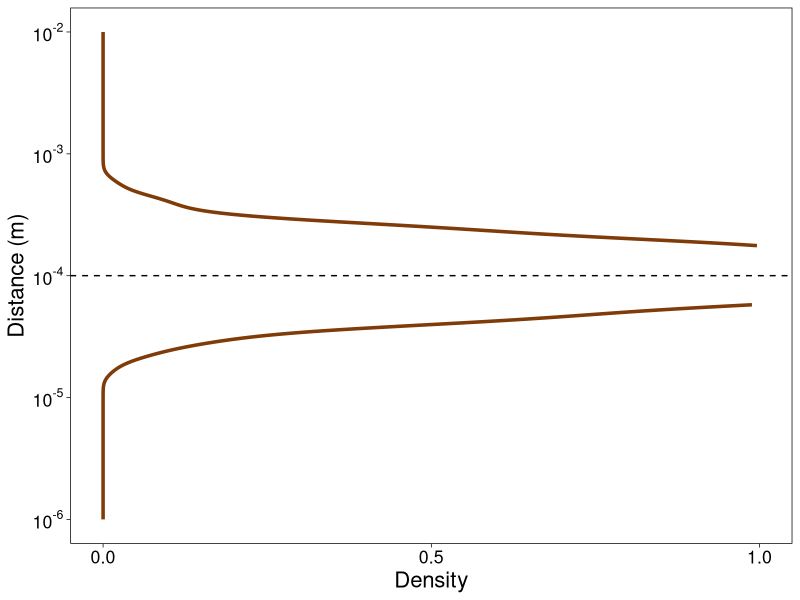
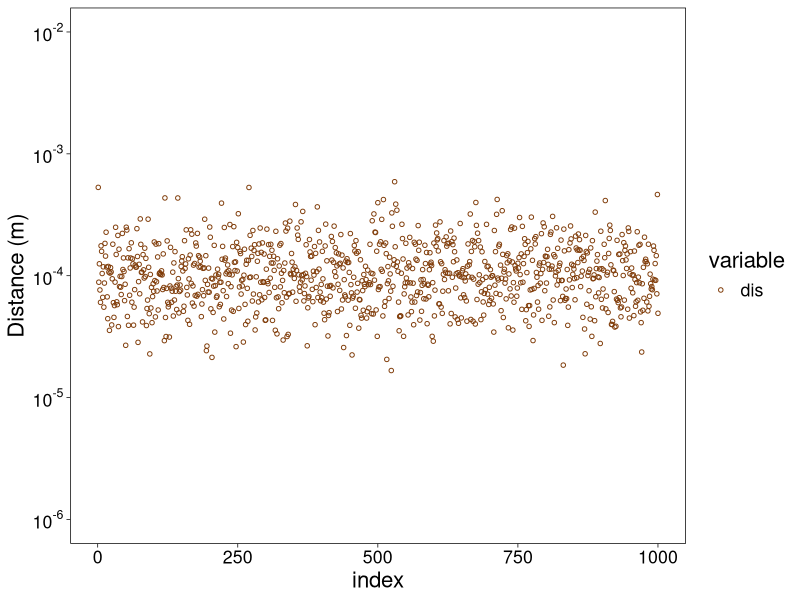
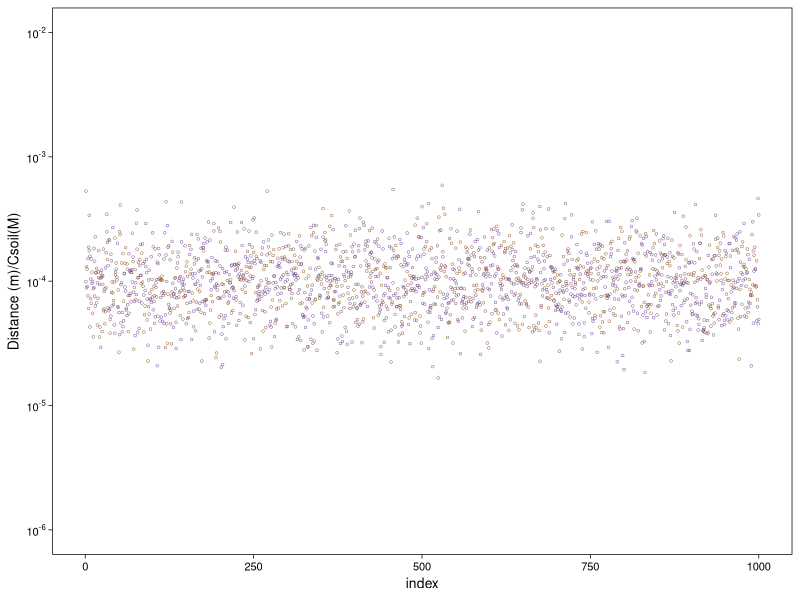
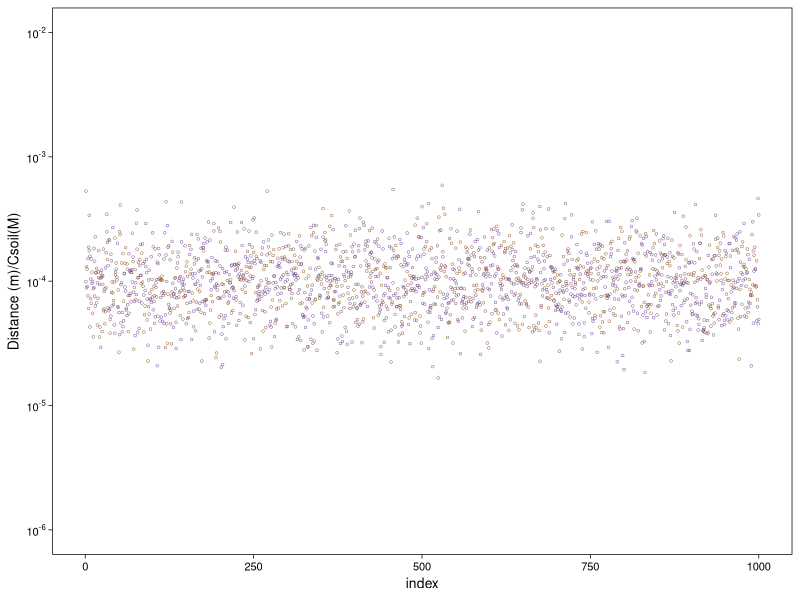
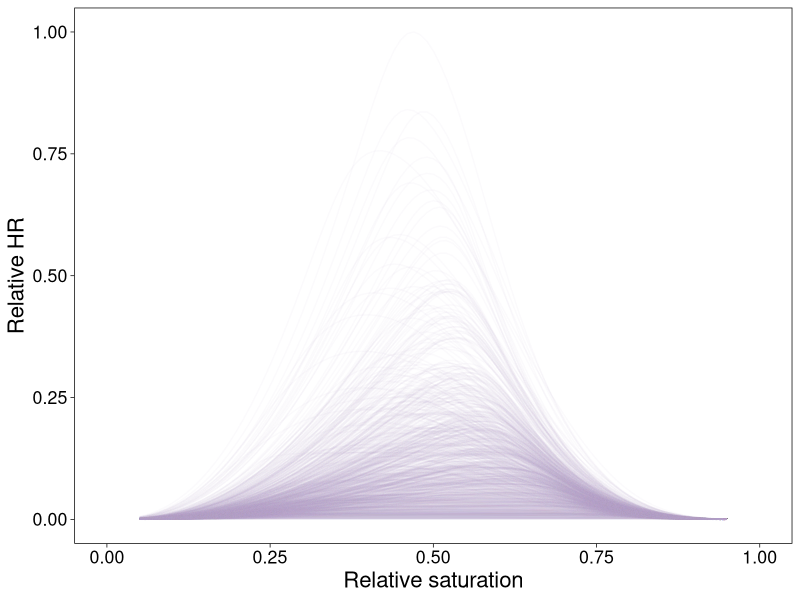
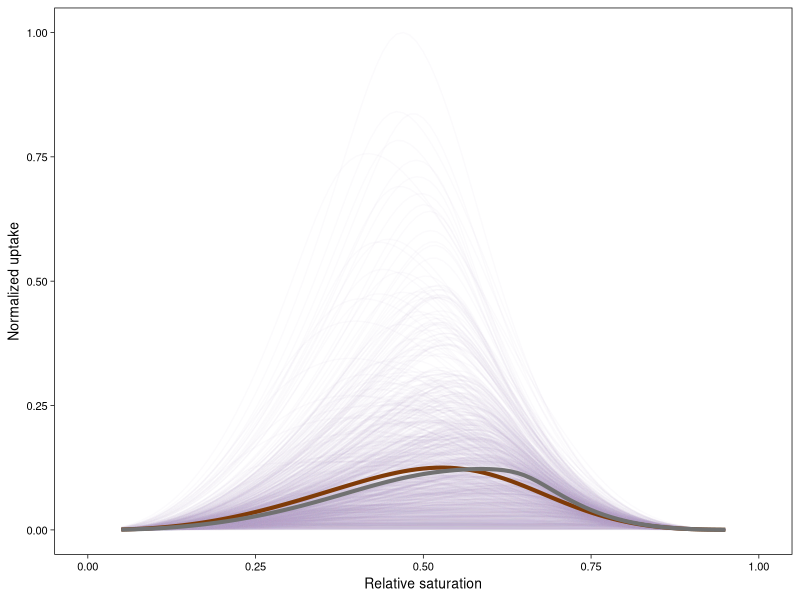
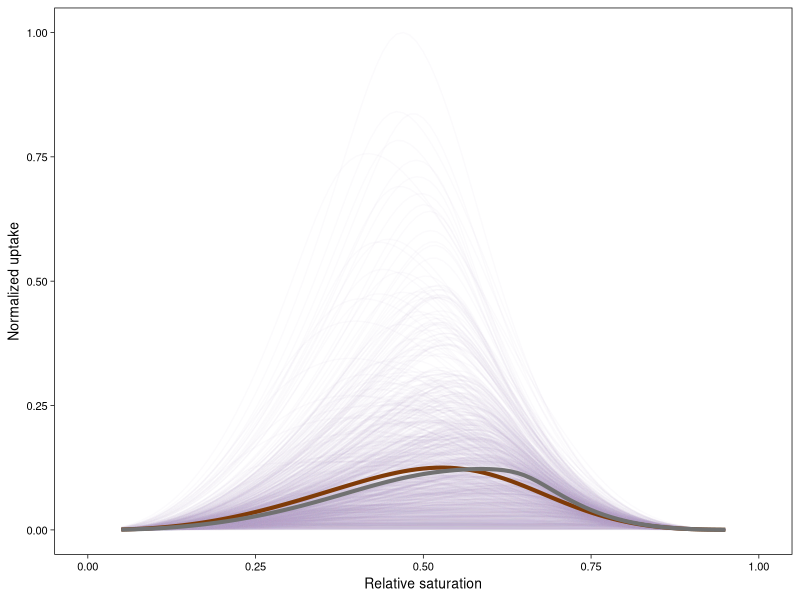
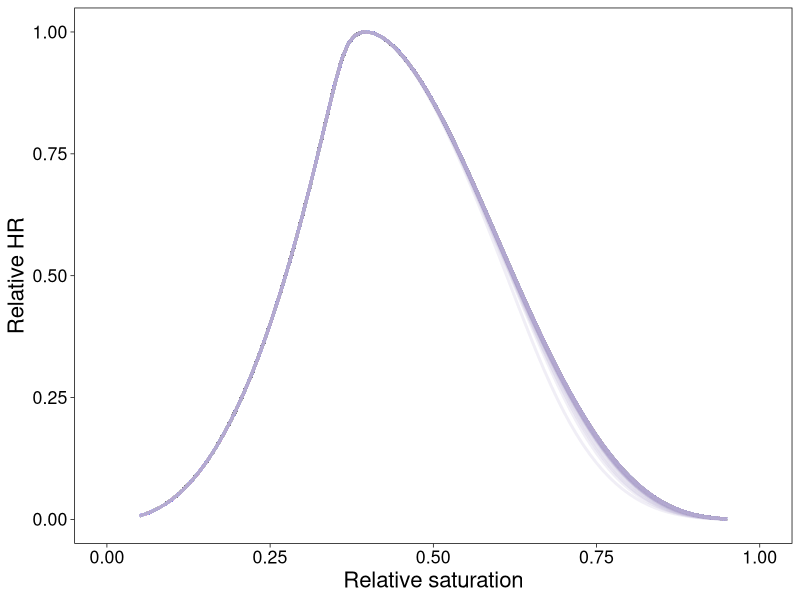

These figures' R source, in order:
## ---- chunk 1
library(ggplot2)
library(reshape2)
library(dplyr)
library(ggpubr)
library(scales)
library(MASS)
## ---- chunk 2
##create the log normal distribution
y=rnorm(1000,-4,0.25) #define stdev as 0.25,1,2 
delta<-10^(y) ##diffusion distance
std<-sd(delta)



median(delta)
mean(delta)
#delta[delta<5e-5]<-0

test<-data.frame(y=y)
test$dist<-delta


p1<-ggplot(test, aes(x=dist))+geom_density(color="#7f3b08", size=1.2)+
  scale_x_log10(name = "Distance (m)",limits=c(10^-6, 10^-2),breaks = trans_breaks("log10", function(x) 10^x),
              labels = trans_format("log10", math_format(10^.x)))+ geom_vline(xintercept=10^-4, linetype="dashed")+
  scale_y_continuous(name="Density", limits=c(0,1), breaks=c(0,0.5,1))+
  coord_flip()
p2<-p1+theme_linedraw()+theme(panel.background = element_rect(fill = "transparent",colour = NA),
                                    plot.background = element_rect(fill = "transparent",colour = NA),
                                    panel.grid.major = element_blank(), panel.grid.minor = element_blank())+
  theme(text = element_text(size=16))
print(p2)



index<-seq(1,1000,1)
test<-data.frame(index=index)
test$dis<-delta
ptest<-melt(test, id.vars="index")

p1<-ggplot(ptest, aes(x=index, y=value, color=variable))+geom_point(aes(color=variable), shape=21, size=1.2, stroke=0.5) + scale_color_manual(values=c("#7f3b08","#542788"))+
  scale_y_log10(name="Distance (m)",limits=c(10^-6, 10^-2),breaks = trans_breaks("log10", function(x) 10^x),
              labels = trans_format("log10", math_format(10^.x)))




p2<-p1+theme_linedraw()+theme(panel.background = element_rect(fill = "transparent",colour = NA),
                                    plot.background = element_rect(fill = "transparent",colour = NA),
                                    panel.grid.major = element_blank(), panel.grid.minor = element_blank())+
  theme(text = element_text(size=16))
print(p2)


y1=rnorm(1000,-4,0.25) #define stdev as 0.25, 0.5, 1 
doc<-10^(y1) ##diffusion distance

index<-seq(1,1000,1)
test<-data.frame(index=index)
test$dis<-delta
test$con<-doc
ptest<-melt(test, id.vars="index")

p1<-ggplot(ptest, aes(x=index, y=value, color=variable))+geom_point(aes(color=variable), shape=21, size=0.8, stroke=0.2) + scale_color_manual(values=c("#7f3b08","#542788"))+
  scale_y_log10(name="Distance (m)/Csoil(M)",limits=c(10^-6, 10^-2),breaks = trans_breaks("log10", function(x) 10^x),
              labels = trans_format("log10", math_format(10^.x)))




p2<-p1+theme_linedraw()+theme(panel.background = element_rect(fill = "transparent",colour = NA),
                                    plot.background = element_rect(fill = "transparent",colour = NA),
                                    panel.grid.major = element_blank(), panel.grid.minor = element_blank())+
  theme(text = element_text(size=10),legend.position = "none")
print(p2)


#pdf("delta_distribution_soc.pdf", width=1.5, height=1.8)
p2
#dev.off()
## ---- chunk 3
#===========create dataset====================
#clay po=0.58, org=0.013, bd=1.1, clay=0.58
#clay loam po=0.71, org=0.101, bd=0.7, clay=0.3
#loam sand po=0.48, org=0.014, bd=1.35, clay=0.09

rs<-seq(0.05,0.95,0.01)
po<-0.7
org<-0.101
mvol<-po*rs
bd<-0.7
soc<-org/12*bd*1e-3  #assum ss 1% as DOC  (mol/cm3) and 10% of these DOC are accessible
oxy<-(po-mvol)*0.2*0.04  #in mol/L
  
#soc<-1e-6 # in mol DOC /cm3 soil (=1000 uM)---0.023
#oxy<-1e-6 # in mol/cm3 (=1000 uM)
theta<-mvol/0.8#thaR=0,thaS=0.7
t1<-theta^(-1/0.33)-1#n=1.5, alpha=0.03, m=0.33
t2<-t1^(1/1.5)/0.03
data<-data.frame(rs=rs)
data$mvol<-mvol
data$po<-po
data$bd<-bd
data$mp<-t2
data$soc<-soc
data$oxy<-oxy
#silt loam po=0.58, org=0.022, bd=1.1, clay=0.17
#sandy loam po=0.86, org=0.126, bd=0.46, clay=0.04
#silt clay po=0.62, org=0.016, bd=1, clay=0.46
## ---- chunk 4
#====Mass transfer distance====
solveCSS<-function(mvol,po,bd,delta,soc,oxy,kmc,kmo,vmax){
  Ds0=1.4e-9 #(glucose 10^-11) #aqueous tracer diffusivity at 25 (m2/s)
  Dg0=2.1e-5#oxygen diffusivity in water
  fDg<-(po)^1.5*((po-mvol)/(po))^2.5 #gas phase relative diffusivity
  fDs<-(po)^1.5*((mvol)/(po))^2.5 #aqueous phase relative diffusivity
  H_o2<-1.3e-6  #mol/cm3/atm
  hs<-6/(mvol+bd*10)*Ds0*fDs/(delta^2) #DOM delivery (mass transfer rate in d-1)
  hg<-6/(mvol+bd*1)*Dg0*fDg*H_o2/(delta^2)  #DO delivery (mass transfer rate)
  ac<-kmc/soc #Km/Csoil
  bc<-vmax/(hs*soc)#Fuptake/Fdiff
  t1c<-(1-4*bc/(1+ac+bc)^2)^0.5
  F1c<-(1+ac+bc)/2/bc*(1-t1c) #uptake flux
  css<-F1c*kmc/(1-F1c) #steady state concentration
  cstar<-soc/(soc+kmc+vmax/hs)
  ag<-kmo/oxy
  bg<-vmax/(hg*oxy)
  t1g<-(1-4*bg/(1+ag+bg)^2)^0.5
  F1g<-(1+ag+bg)/2/bg*(1-t1g)
  oss<-F1g*kmo/(1-F1g)
  rate<-vmax*css/(css+kmc)*oss/(oss+kmo)*delta^3 #per colony
  return (rate)}



simrun<-function(data, delta){
t_result<-data.frame(nrow=1000)

for (i in 1:length(delta)){

  new<-solveCSS(data$mvol, data$po, data$bd, delta[i], doc[i], data$oxy, 1e-5, 1e-4,1.16e-6)#vmax=1 d-1
  #nvol<-new*delta[i]^3
  t_result = cbind(t_result, new)} ##per colony

 return (t_result)
    }
 
stat_sum<-simrun(data, delta)


features <- c(sprintf("pred%02d", seq(0,1000)))
colnames(stat_sum) <- features

#vol<-sum(delta^3)

colnames(stat_sum) [1]<- "rs"
stat_sum$rs<-data$rs      
pred_sum<-melt(stat_sum, id.vars="rs")
maxc<-max(pred_sum$value)
pred_sum$value<-pred_sum$value/maxc


flux_ave<-data.frame(rs=stat_sum[,1], means=rowMeans(stat_sum[,-1]))

#row_sum<-data.frame(rs=stat_sum[,1], sum=rowSums(stat_sum[,-1]))
#flux_sum<-row_sum/vol






plot1<-ggplot(pred_sum, aes(x = rs,y=value, color=variable)) + 
  scale_x_continuous(name = "Relative saturation",limits = c(0,1)) +
  scale_y_continuous(name = "Relative HR",limits = c(0,1))+
  geom_line(aes(group=variable), color="#b2abd2",linetype="solid", alpha=0.05,size=0.5)

plot2<-plot1+theme_linedraw()+theme(panel.background = element_rect(fill = "transparent",colour = NA),
                                    plot.background = element_rect(fill = "transparent",colour = NA),
                                    panel.grid.major = element_blank(), panel.grid.minor = element_blank())+
  theme(text = element_text(size=16))
print(plot2)

delta1<-median(delta)
delta2<-mean(delta)

doc1<-median(doc)

ava1<-solveCSS(data$mvol, data$po, data$bd, delta1, doc1, data$oxy, 1e-5, 1e-4,1.16e-6)#vmax=1 d-1



fave<-data.frame(rs=rs)
fave$mean<-flux_ave$means/maxc
pfave<-melt(fave, id.vars="rs")

fmac<-data.frame(rs=rs)
fmac$mean<-ava1/maxc
pfmac<-melt(fmac, id.vars="rs")

plot1<-ggplot(pred_sum, aes(x = rs,y=value, color=variable)) + 
  scale_x_continuous(name = "Relative saturation",limits = c(0,1)) +
  scale_y_continuous(name = "Normalized uptake")+
  geom_line(aes(group=variable), color="#b2abd2",linetype="solid", alpha=0.05,size=0.5)+
  geom_line(data=pfave, color="#7f3b08", size=1.4)+
  geom_line(data=pfmac, color="#717171", size=1.4)

plot2<-plot1+theme_linedraw()+theme(panel.background = element_rect(fill = "transparent",colour = NA),
                                    plot.background = element_rect(fill = "transparent",colour = NA),
                                     panel.grid = element_blank(),panel.grid.minor = element_blank())+
  theme(text = element_text(size=10))
print(plot2)


#pdf("loamsand_doc_2.pdf", width=2.4, height=1.8)
plot2
#dev.off()


## ---- chunk 5
test<-data.frame(rs=rs)
test$data1<-0.2
test$data2<-0.5
test$data3<-0.8
ptest<-reshape2::melt(test, id.vars=c("rs"))

plot1<-ggplot(ptest, aes(x = rs,y=value, color=variable)) + 
  scale_x_continuous(name = "Relative saturation",limits = c(0,1)) +
  scale_y_continuous(name = "Relative HR",limits = c(0,1))+
  geom_line(aes(color=variable),size=1.6)+
  scale_color_manual(values = c("#b2abd2","#060606", "#717171"))

plot2<-plot1+theme_linedraw()+theme(panel.background = element_rect(fill = "transparent",colour = NA),
                                    plot.background = element_rect(fill = "transparent",colour = NA),
                                    panel.grid.major = element_blank(), panel.grid.minor = element_blank())+
  theme(text = element_text(size=16))

pdf("labels.pdf", width=3.6, height=2.8)
plot2
dev.off()

## ---- chunk 6
#====Mass transfer distance====
solveCSS<-function(mvol,po,bd,delta,soc,oxy,kmc,kmo,vmax){
  Ds0=1.4e-9 #(glucose 10^-11) #aqueous tracer diffusivity at 25 (m2/s)
  Dg0=2.1e-5#oxygen diffusivity in water
  fDg<-(po)^1.5*((po-mvol)/(po))^2.5 #gas phase relative diffusivity
  fDs<-(po)^1.5*((mvol)/(po))^2.5 #aqueous phase relative diffusivity
  H_o2<-1.3e-6  #mol/cm3/atm
  hs<-6/(mvol+bd*10)*Ds0*fDs/(delta^2) #DOM delivery (mass transfer rate in d-1)
  hg<-6/(mvol+bd*1)*Dg0*fDg*H_o2/(delta^2)  #DO delivery (mass transfer rate)
  ac<-kmc/soc #Km/Csoil
  bc<-vmax/(hs*soc)#Fuptake/Fdiff
  t1c<-(1-4*bc/(1+ac+bc)^2)^0.5
  F1c<-(1+ac+bc)/2/bc*(1-t1c) #uptake flux
  css<-F1c*kmc/(1-F1c) #steady state concentration
  cstar<-soc/(soc+kmc+vmax/hs)
  ag<-kmo/oxy
  bg<-vmax/(hg*oxy)
  t1g<-(1-4*bg/(1+ag+bg)^2)^0.5
  F1g<-(1+ag+bg)/2/bg*(1-t1g)
  oss<-F1g*kmo/(1-F1g)
  rate<-vmax*css/(css+kmc)*oss/(oss+kmo)
  return (rate)}



simrun<-function(data, delta){
t_result<-data.frame(nrow=500)

for (i in 1:length(delta)){

  new<-solveCSS(data$mvol, data$po, data$bd, 1e-4, delta[i], data$oxy, 1e-5, 1e-5,1.16e-5)#vmax=1 d-1

  t_result = cbind(t_result, new/max(new))}

 return (t_result)
    }
 
stat_sum<-simrun(data, delta)


features <- c(sprintf("pred%02d", seq(0,500)))
colnames(stat_sum) <- features

colnames(stat_sum) [1]<- "rs"
stat_sum$rs<-data$rs      

flux_ave<-data.frame(rs=stat_sum[,1], means=rowMeans(stat_sum[,-1]))

pred_sum<-melt(stat_sum, id.vars="rs")




plot1<-ggplot(pred_sum, aes(x = rs,y=value, color=variable)) + 
  scale_x_continuous(name = "Relative saturation",limits = c(0,1)) +
  scale_y_continuous(name = "Relative HR",limits = c(0,1))+
  geom_line(aes(group=variable), color="#b2abd2",linetype="solid", alpha=0.1,size=1)

plot2<-plot1+theme_linedraw()+theme(panel.background = element_rect(fill = "transparent",colour = NA),
                                    plot.background = element_rect(fill = "transparent",colour = NA),
                                    panel.grid.major = element_blank(), panel.grid.minor = element_blank())+
  theme(text = element_text(size=16))
print(plot2)

delta1<-median(delta)
delta2<-mean(delta)

ava1<-solveCSS(data$mvol, data$po, data$bd, 1e-4,delta1, data$oxy, 1e-5, 1e-5,1.16e-5)#vmax=1 d-1
ava2<-solveCSS(data$mvol, data$po, data$bd, 1e-4,delta2,data$oxy, 1e-5, 1e-5,1.16e-5)#vmax=1 d-1

# Create a transparent theme object
transparent_theme <- theme(
  axis.title.x = element_blank(),
  axis.title.y = element_blank(),
  axis.text.x = element_blank(), 
  axis.text.y = element_blank(),
  axis.ticks = element_blank(),
  panel.grid = element_blank(),
  axis.line = element_blank(),
  legend.position = "none",
  panel.background = element_rect(fill = "transparent",colour = NA),
  plot.background = element_rect(fill = "transparent",colour = NA))

emp<-data.frame(rs=rs)
emp$ave<-flux_ave$means/(max(flux_ave$means))
emp$mean<-ava1/max(ava1)
pave<-reshape2::melt(emp, id.vars=c("rs"))

##creat Grib
##mean flux in black, mean parameter in gray (median distance)
bp<-ggplot(pave, aes(x = rs,y = value, color=variable))+ geom_line(aes(color=variable),size=1.4)+
  scale_color_manual(values = c("#060606", "#717171"))+
  transparent_theme

bp_grob<-ggplotGrob(bp)#create the external graphcal elements (called a grop in Grid terminology)
ymin<--0.08
xmin<--0.03
plot7<-plot2+annotation_custom(grob=bp_grob, xmin =xmin, xmax=xmin+1.04, ymin=ymin, ymax=ymin+1.15)
print(plot7)



#pdf("siltloam_distance_25.pdf", width=3.6, height=2.8)
plot7
#dev.off()

